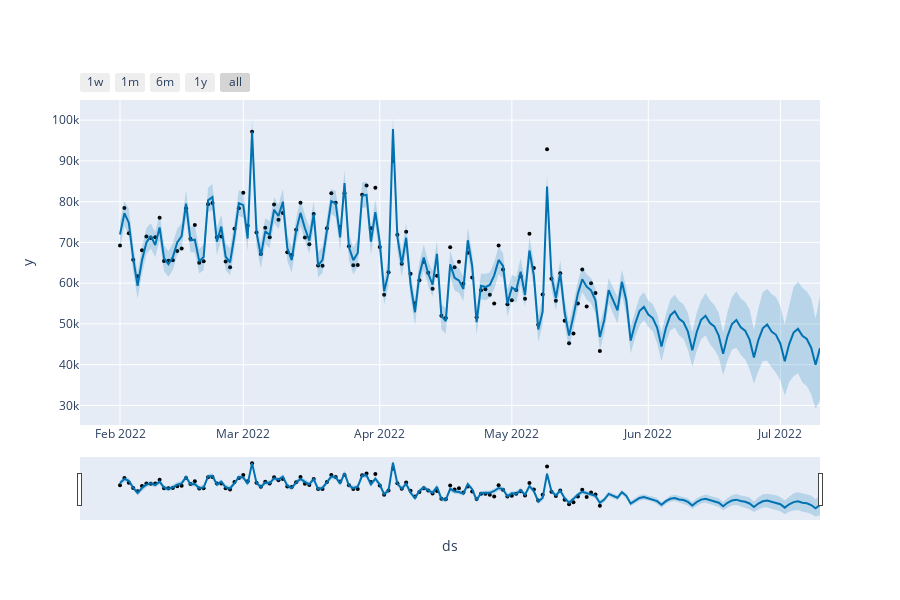

Notebook source saved alongside this figure:
### Code cell
plot_plotly(testm, foreceat1)
